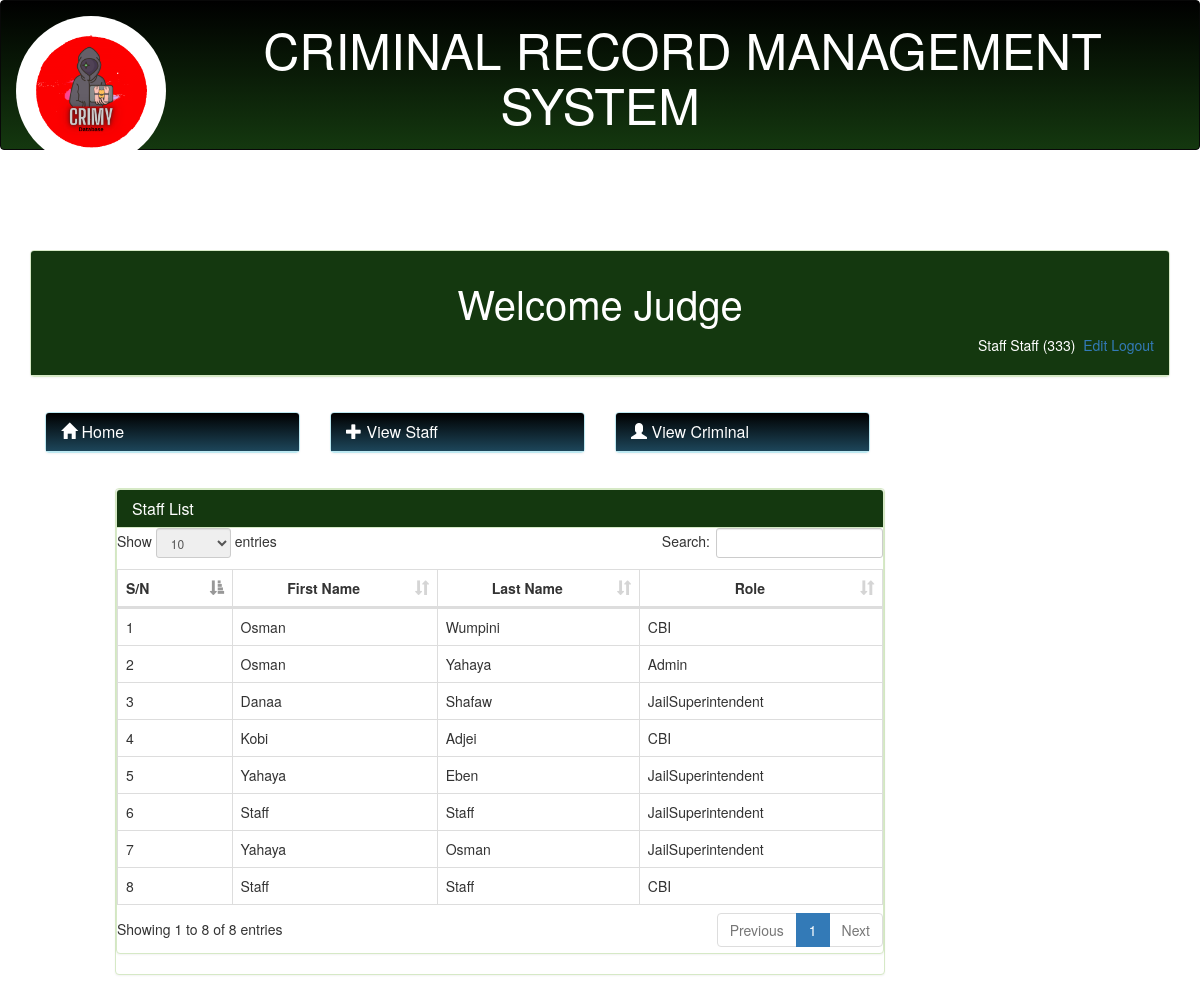
The page /Judge/user.php (signed in) on the database its author committed.
### tables this page shows
CREATE TABLE `userlogin` (
  `id` int(11) NOT NULL,
  `staffid` varchar(20) NOT NULL,
  `status` varchar(50) NOT NULL,
  `password` varchar(50) NOT NULL,
  `surname` varchar(50) NOT NULL,
  `othernames` varchar(50) NOT NULL
);

### Judge/session.php (called while the page is built, shortened)
<?php
$session_id=$_SESSION['staffid'];
?>

### Judge/user.php (the view, shortened to what this page needs)
<?php
include('dbconnect.php');
include('header.php');
 ?>
<br />
<div class="container-fluid">
	<?php include('menubar.php');?>
	<div class="col-md-1"></div>
	<div class="col-md-8">
		<div class="panel panel-success">
			<div class="panel panel-success">
			 	<div class="panel-heading">
			 		<h3 class="panel-title">
			 			Staff List
			 		</h3>
			 	</div>
<div id="trans-table">
<table id="myTable-trans" class="table table-bordered table-hover" cellspacing="0" width="100%">
	<thead>
	    <tr>
	        <th>S/N</th>
	        <th ><center>First Name</center></th>
	        <th><center>Last Name</center></th>
	        <th><center>Role</center></th>
	    </tr>
	</thead>
    <tbody>
    	<?php
		$sn=0;
		$query=mysqli_query($dbcon,"select * from userlogin");
		while($row = mysqli_fetch_array($query)){
		$sn++;
		?>
		<tr>
        <td><?php echo $sn;?></td>
		<td><?php echo $row['surname'];?></td>
		<td><?php echo $row['othernames']; ?></td>
		<td><?php echo $row['status']; ?></td>
		</tr>
	<?php } ?>
    </tbody>
</table>
</div>
</div>
	</div>
</div>
</body>
</html>

### Judge/header.php (shortened to what this page needs)
 <!DOCTYPE html>
<html style="background-image: url(https://i.ibb.co/sQ8kcXn/pexels-pixabay-417202.jpg);" lang="">
  <head>
    <link rel="stylesheet" type="text/css" href="../assets/css/bootstrap.min.css">
    <link rel="stylesheet" type="text/css" href="../assets/css/bootstrap-theme.min.css">
    <link href="../assets/css/simple-sidebar.css" rel="stylesheet">
    <link href="../assets/css/dataTables.bootstrap.min.css" rel="stylesheet">
  </head>
<body>
<nav class="navbar navbar-inverse" style="background-image: linear-gradient(to bottom, #000000 0, #14380f 100%);color: white; margin-bottom: 80px;">
  <div class="container-fluid">
    <a class="navbar-brand" href="#"> <img  src="img/logo.png" class="rounded" style="width:150px;border-radius: 50%;" alt="Avatar"></a>
    <CENTER><h1>CRIMINAL RECORD MANAGEMENT SYSTEM</h1></CENTER>
  </div>
</nav>

### Judge/menubar.php
<div class="col-md-12">
	<div class="panel panel-success">
		<div class="panel-heading" style="padding-bottom: 40px;">
			<center><h2>Welcome Judge</h2></center>
					<?php
					include('session.php');
					include('dbconnect.php');
					$query= mysqli_query($dbcon,"select * from userlogin where staffid = '$session_id'")or die(mysql_error());
					$row = mysqli_fetch_array($query);
					?>
                           <span class="pull-right">
                              <?php echo $row['surname']." ". $row['othernames']." (" .$row['staffid'].")";  ?>
                                 <a href="profile.php"><i class="icon-signout icon-large"></i>&nbsp;Edit</a><a href="logout.php"><i class="icon-signout icon-large"></i>&nbsp;Logout</a>
                                 </span>
                   </div>
		</div>
		<div class="panel-body">
			<div class="row">
				<div class="col-md-3">
					<div class="panel panel-info">
						<div class="panel-heading">
							<h3 class="panel-title"> <a href="index.php">
								<span class="glyphicon glyphicon-home" aria-hidden="true"></span> Home</a>
						</div>
					</div>
				</div>
				<div class="col-md-3">
					<div class="panel panel-info">
						<div class="panel-heading">
							<h3 class="panel-title"> <a href="user.php">
								<span class="glyphicon glyphicon-plus" aria-hidden="true"></span>
							View Staff</a>
							</h3>
						</div>
					</div>
				</div>
				<div class="col-md-3">
					<div class="panel panel-info">
						<div class="panel-heading">
							<h3 class="panel-title"> <a href="caseview.php">
								<span class="glyphicon glyphicon-user" aria-hidden="true"></span> View Criminal</a>
						</div>
					</div>
				</div>
			</div>
		</div>
	</div>
</div>

### assets/css/simple-sidebar.css (style rules this page uses)
body { overflow-x: hidden; }

### rows shown on the page
userlogin: surname "Staff", othernames "Staff", staffid "333", status "JailSuperintendent"
userlogin: surname "Osman", othernames "Wumpini", status "CBI"
userlogin: surname "Osman", othernames "Yahaya", status "Admin"
userlogin: surname "Danaa", othernames "Shafaw", status "JailSuperintendent"
userlogin: surname "Kobi", othernames "Adjei", status "CBI"
userlogin: surname "Yahaya", othernames "Eben", status "JailSuperintendent"
userlogin: surname "Yahaya", othernames "Osman", status "JailSuperintendent"
userlogin: surname "Staff", othernames "Staff", status "CBI"
